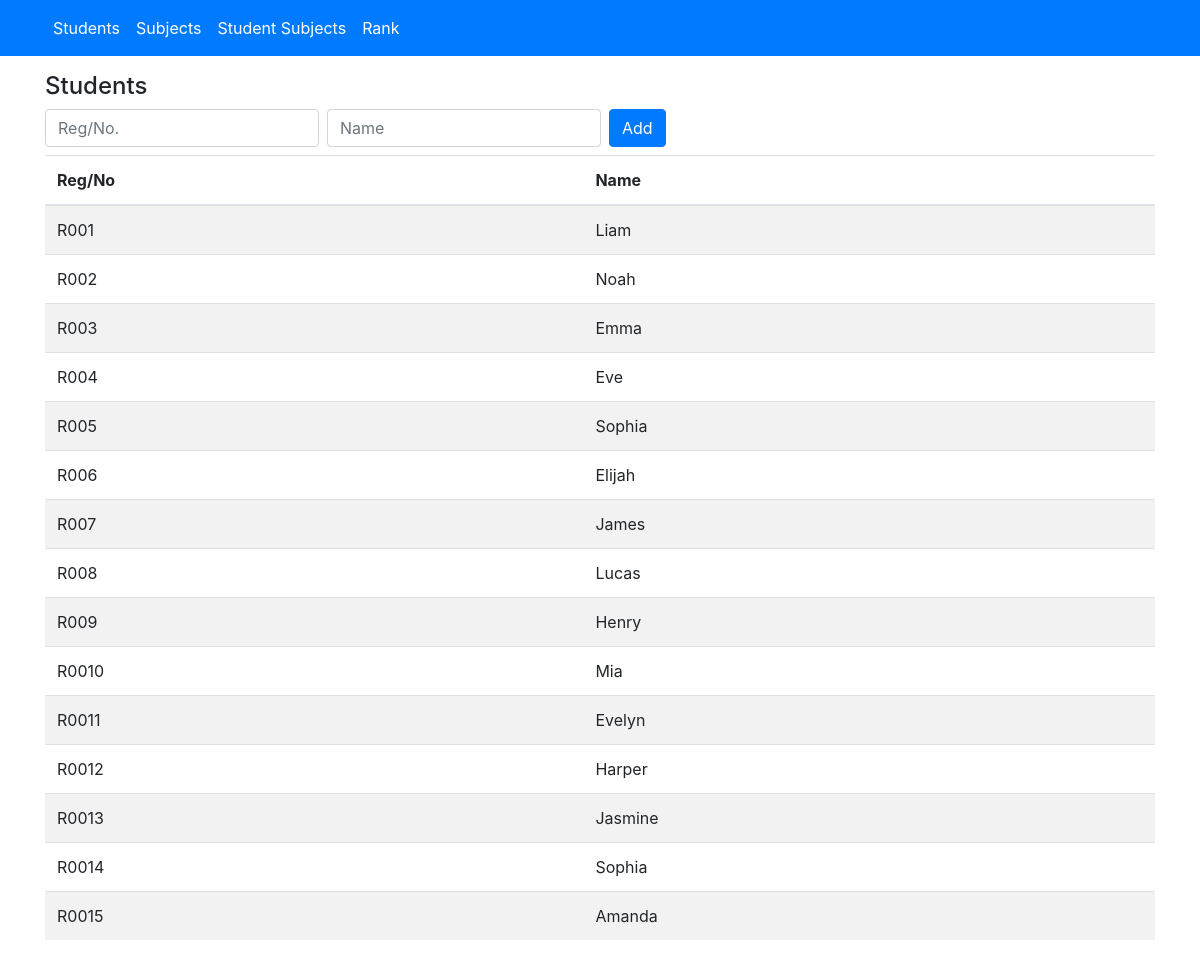
Page /students.php on the committed database.
### tables this page shows
CREATE TABLE "students" (
	"id"	INTEGER,
	"name"	TEXT NOT NULL,
	"reg_no"	TEXT NOT NULL UNIQUE,
	PRIMARY KEY("id" AUTOINCREMENT)
);

### database.php (called while the page is built, shortened)
<?php
$pdo = new PDO('sqlite:app.db');
$pdo->setAttribute(PDO::ATTR_ERRMODE, PDO::ERRMODE_EXCEPTION);
function query($sql='', $params=[])
{
    global $pdo;
    $stmt = $pdo->prepare($sql);
    if ($params) $stmt->execute($params);
    else $stmt->execute();
    return $stmt->fetchAll(PDO::FETCH_ASSOC);
}

### controllers/students_controller.php (called while the page is built, shortened)
<?php
$student_rows = query('SELECT * FROM students');

### students.php (the view, shortened to what this page needs)
<!DOCTYPE html>
<html lang="en">
<head>
    <link rel="stylesheet" href="https://stackpath.bootstrapcdn.com/bootstrap/4.3.1/css/bootstrap.min.css">
    <link rel="stylesheet" href="https://cdnjs.cloudflare.com/ajax/libs/bootstrap-multiselect/0.9.13/css/bootstrap-multiselect.css">
</head>
<body>
<?php include 'header.php' ?>
<div class="container">
    <?php require 'controllers/students_controller.php'; ?>
    <div class="pt-3">
        <h4>Students</h4>
        <form class="form-inline mb-2" action="" method="POST">
            <div class="input-group">
                <input type="text" class="form-control mr-2" placeholder="Reg/No." name="reg_no" required>
            </div>
            <div class="input-group">
                <input type="text" class="form-control mr-2" placeholder="Name" name="name" required>
            </div>
            <br>
            <button type="submit" class="btn btn-primary">Add</button>
        </form>
        <div style="height:80vh;overflow:auto">
            <table class="table table-striped">
                <thead>
                    <tr>
                        <th>Reg/No</th>
                        <th>Name</th>
                    </tr>
                </thead>
                <tbody>
                    <?php foreach ($student_rows as $key => $value): ?>
                        <tr>
                            <td><?php echo $value['reg_no'] ?></td>
                            <td><?php echo $value['name'] ?></td>
                        </tr>
                    <?php endforeach; ?>
                </tbody>
            </table>
        </div>
    </div>
</div>
</body>
</html>

### rows in the picture
students: reg_no "R001", name "Liam"
students: reg_no "R002", name "Noah"
students: reg_no "R003", name "Emma"
students: reg_no "R004", name "Eve"
students: reg_no "R005", name "Sophia"
students: reg_no "R006", name "Elijah"
students: reg_no "R007", name "James"
students: reg_no "R008", name "Lucas"
students: reg_no "R009", name "Henry"
students: reg_no "R0010", name "Mia"
students: reg_no "R0011", name "Evelyn"
students: reg_no "R0012", name "Harper"
students: reg_no "R0013", name "Jasmine"
students: reg_no "R0014", name "Sophia"
students: reg_no "R0015", name "Amanda"
